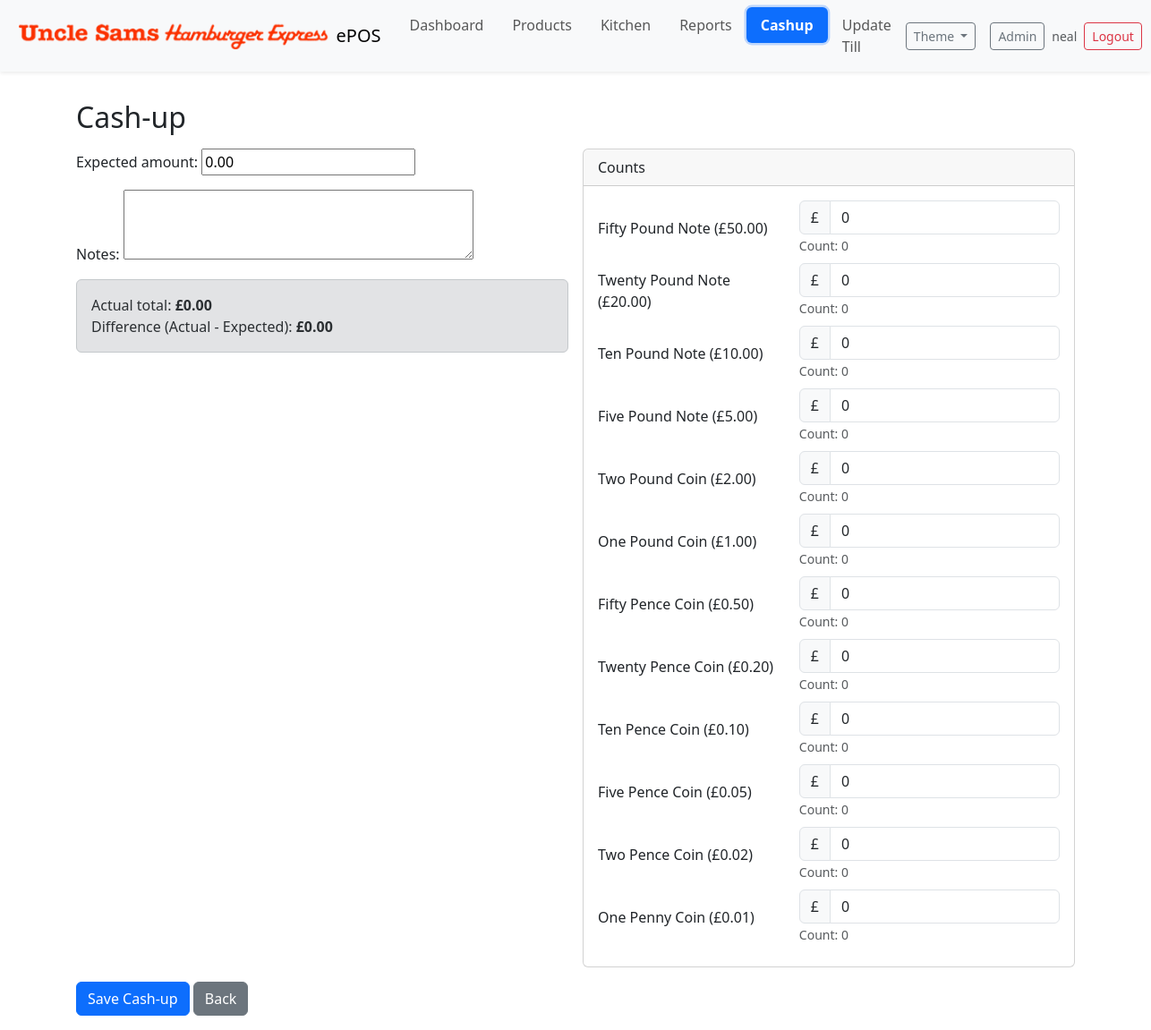
Page /cashup/do/ (signed in) on the committed database.
### cashup/models.py (models this page shows, shortened)
class Denomination(models.Model):
    name = models.CharField(max_length=50, help_text="Name of the denomination (e.g., 'Five Pound Note')")
    value = models.DecimalField(max_digits=6, decimal_places=2, help_text="Monetary value of the denomination (e.g., 5.00)")
    created_at = models.DateTimeField(default=timezone.now)
    updated_at = models.DateTimeField(auto_now=True)
    class Meta:
        ordering = ['name', 'value']

### cashup/views.py (the view)
# urls.py: path('do/', views.do_cashup, name='do'),
@login_required
@transaction.atomic
def do_cashup(request):
    if request.user.groups.exists() and not _has_group(request.user, 'Cashier'):
        messages.error(request, 'You do not have permission to do cash-up.')
        return redirect('cashup:index')
    shift = Shift.objects.filter(user=request.user, is_closed=False).order_by('-start_time').first()
    if not shift:
        messages.error(request, 'No active shift. Start a shift first.')
        return redirect('cashup:index')
    denoms = Denomination.objects.order_by('-value')
    if request.method == 'POST':
        form = CashUpMainForm(request.POST)
        counts = {}
        total_actual = Decimal('0.00')
        for d in denoms:
            key = f'denom_{d.pk}'
            try:
                c = int(request.POST.get(key,'0') or '0')
            except ValueError:
                c = 0
            c = max(0, c)
            counts[d] = c
            total_actual += (d.value * c)
        if form.is_valid():
            expected = form.cleaned_data['expected_amount']
            notes = form.cleaned_data.get('notes','')
            cashup = CashUp.objects.filter(shift=shift).first()
            if not cashup:
                cashup = CashUp.objects.create(shift=shift, expected_amount=expected, actual_amount=total_actual, difference=(total_actual-expected), notes=notes)
            else:
                cashup.expected_amount = expected
                cashup.actual_amount = total_actual
                cashup.difference = (total_actual-expected)
                cashup.notes = notes
                cashup.save()
            CashUpEntry.objects.filter(cashup=cashup).delete()
            bulk = [CashUpEntry(cashup=cashup, denomination=d, count=counts[d]) for d in denoms if counts[d] > 0]
            if bulk:
                CashUpEntry.objects.bulk_create(bulk)
            messages.success(request, 'Cash-up saved.')
            return redirect('cashup:index')
    else:
        form = CashUpMainForm(initial={ 'expected_amount': Decimal('0.00') })
    return render(request, 'cashup/do_cashup.html', { 'form': form, 'denoms': denoms })

### cashup/forms.py
class CashUpMainForm(forms.Form):
    expected_amount = forms.DecimalField(max_digits=10, decimal_places=2, min_value=Decimal('0.00'), label="Expected amount")
    notes = forms.CharField(required=False, widget=forms.Textarea(attrs={'rows':3}), label="Notes")

### cashup/templates/cashup/do_cashup.html (shortened to what this page needs)
{% extends 'manage_orders/index.html' %}
{% block content %}
<div class="container py-3">
  <h2>Cash-up</h2>
  <form method="post" class="mt-3">{% csrf_token %}
    <div class="row g-3">
      <div class="col-md-6">
        <div class="mb-3">{{ form.expected_amount.label_tag }} {{ form.expected_amount }}</div>
        <div class="mb-3">{{ form.notes.label_tag }} {{ form.notes }}</div>
        <div class="alert alert-secondary" id="calc-panel">
          <div>Actual total: <strong id="actual-total">£0.00</strong></div>
          <div>Difference (Actual - Expected): <strong id="diff-total">£0.00</strong></div>
        </div>
      </div>
      <div class="col-md-6">
        <div class="card">
          <div class="card-header">Counts</div>
          <div class="card-body">
            {% for d in denoms %}
              <div class="row align-items-center mb-2">
                <div class="col">{{ d.name }} (£{{ d.value }})</div>
                <div class="col-auto">
                  <div class="input-group">
                    <span class="input-group-text">£</span>
                    <input type="number" step="0.01" class="form-control denom-amount-input" min="0" value="0"
                      id="denom_amount_{{ d.pk }}"
                      data-value="{{ d.value }}"
                      data-value-pence="{{ d.value|floatformat:2|cut:'.' }}"
                      aria-describedby="denom_help_{{ d.pk }}">
                  </div>
                  <small id="denom_help_{{ d.pk }}" class="text-muted">Count: <span class="denom-count" data-denom="{{ d.pk }}">0</span></small>
                </div>
              </div>
            {% empty %}
              <div class="text-muted">No denominations defined.</div>
            {% endfor %}
          </div>
        </div>
      </div>
    </div>
    <div class="mt-3">
      <button class="btn btn-primary">Save Cash-up</button>
      <a class="btn btn-secondary" href="{% url 'cashup:index' %}">Back</a>
    </div>
  </form>
</div>
{% endblock %}

### manage_orders/templates/manage_orders/navbar.html (shortened to what this page needs)
{% load static %}
<nav class="navbar navbar-expand-lg bg-body-tertiary mb-3 shadow-sm">
  <div class="container-fluid">
    <a class="navbar-brand d-flex align-items-center" href="/">
      <img src="{% static 'img/ushe-2.png' %}" alt="Logo" style="height:32px;width:auto;" class="me-2">
      <span>ePOS</span>
    </a>
    <div class="collapse navbar-collapse" id="navbarNav">
  <ul class="navbar-nav me-auto">
        <li class="nav-item">
          <a class="nav-link rounded px-3 py-2 {% if '/manage_orders/dashboard' in request.path %}nav-active{% endif %}" href="/manage_orders/dashboard/">Dashboard</a>
        </li>
        <li class="nav-item">
          <a class="nav-link rounded px-3 py-2 {% if '/manage_orders/app_prod_order' in request.path %}nav-active{% endif %}" href="/manage_orders/app_prod_order/">Products</a>
        </li>
        <li class="nav-item">
          <a class="nav-link rounded px-3 py-2 {% if '/manage_orders/kitchen' in request.path %}nav-active{% endif %}" href="/manage_orders/kitchen/">Kitchen</a>
        </li>
        <li class="nav-item">
          <a class="nav-link rounded px-3 py-2 {% if '/manage_orders/reports' in request.path %}nav-active{% endif %}" href="/manage_orders/reports/">Reports</a>
        </li>
        <li class="nav-item">
          <a class="nav-link rounded px-3 py-2 {% if '/cashup/' in request.path %}nav-active{% endif %}" href="/cashup/">Cashup</a>
        </li>
        {% if request.user.is_superuser %}
        <li class="nav-item">
          <a class="nav-link rounded px-3 py-2 {% if '/update_till/' in request.path %}nav-active{% endif %}" href="{% url 'update_till_import' %}">Update Till</a>
        </li>
        {% endif %}
      </ul>
      <div class="d-flex gap-2 align-items-center">
        <div class="dropdown me-2">
          <button class="btn btn-sm btn-outline-secondary dropdown-toggle" type="button" id="themeDropdown" data-bs-toggle="dropdown" aria-expanded="false">
            Theme
          </button>
        </div>
        <a href="/admin/" class="btn btn-sm btn-outline-secondary" target="_blank">Admin</a>
        {% if request.user.is_authenticated %}
          <div class="d-flex align-items-center gap-2">
            <span class="text-muted small d-none d-md-inline">{{ request.user.username }}</span>
            <form method="post" action="{% url 'cashup:logout' %}" class="m-0 p-0">
              <button type="submit" class="btn btn-sm btn-outline-danger">Logout</button>
            </form>
          </div>
        {% else %}
          <a href="{% url 'cashup:crew_login' %}" class="btn btn-sm btn-primary">Login</a>
        {% endif %}
      </div>
    </div>
  </div>
</nav>

### manage_orders/templates/manage_orders/navbar.html (style rules this page uses)
.navbar .nav-link.nav-active { background: var(--bs-primary); color:#fff !important; font-weight:600; box-shadow:0 0 0 .15rem rgba(var(--bs-primary-rgb), .25); }

### rows in the picture
Denomination: name "Fifty Pound Note", value "50.00"
Denomination: name "Twenty Pound Note", value "20.00"
Denomination: name "Ten Pound Note", value "10.00"
Denomination: name "Five Pound Note", value "5.00"
Denomination: name "Two Pound Coin", value "2.00"
Denomination: name "One Pound Coin", value "1.00"
Denomination: name "Fifty Pence Coin", value "0.50"
Denomination: name "Twenty Pence Coin", value "0.20"
Denomination: name "Ten Pence Coin", value "0.10"
Denomination: name "Five Pence Coin", value "0.05"
Denomination: name "Two Pence Coin", value "0.02"
Denomination: name "One Penny Coin", value "0.01"

### other values in the picture
{{ request.user.username }} "neal"
